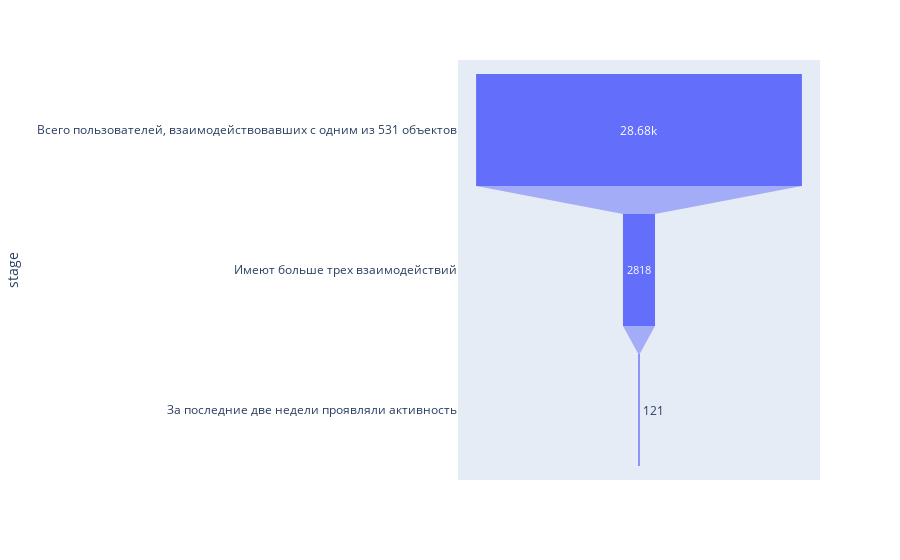

The cell this chart's notebook holds for it:
### Code cell
data_ = dict(
    number=(28680, 2818, 121),
    stage=["Всего пользователей, взаимодействовавших с одним из 531 объектов","Имеют больше трех взаимодействий","За последние две недели проявляли активность"])
fig = px.funnel(data_, x='number', y='stage')
fig.show()

### Figure 1 — Plotly figure (JSON) as saved in the notebook; plotly's stock layout.template omitted (floating-point values rounded to 4 significant figures)
{"data": [{"hovertemplate": "number=%{x}<br>stage=%{y}<extra></extra>", "legendgroup": "", "marker": {"color": "#636efa"}, "name": "", "orientation": "h", "showlegend": false, "type": "funnel", "x": [28680, 2818, 121], "xaxis": "x", "y": ["Всего пользователей, взаимодействовавших с одним из 531 объектов", "Имеют больше трех взаимодействий", "За последние две недели проявляли активность"], "yaxis": "y"}], "layout": {"legend": {"tracegroupgap": 0}, "margin": {"t": 60}, "xaxis": {"anchor": "y", "domain": [0, 1], "title": {"text": "number"}}, "yaxis": {"anchor": "x", "domain": [0, 1], "title": {"text": "stage"}}}}
